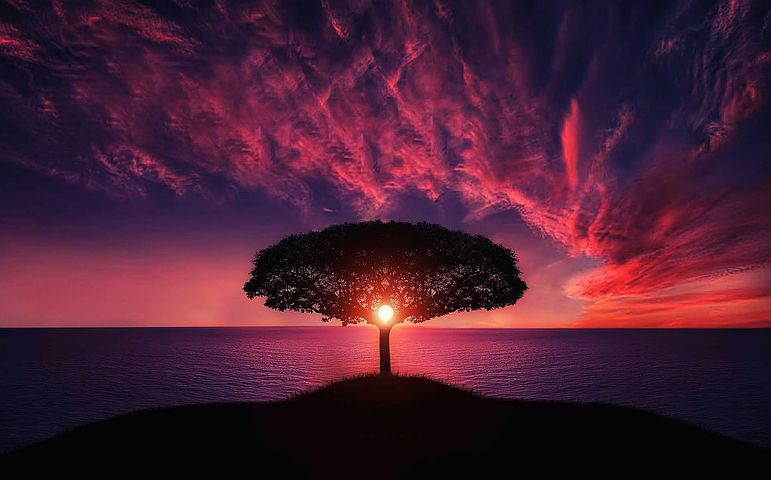
#> input picture download_01.jpg, 771 x 480 px
$ python translate.py
#> lines starting #> are read from the running program, lines starting #| are printed output that depends on the picture
import cv2
import numpy as np

# read the image
image = cv2.imread('download_01.jpg')
#> image is the input picture: shape (480, 771, 3); mean B, G, R 51.3, 30.4, 73.7
# get the width and height of the image
height, width = image.shape[:2]
#> height = 480; width = 771
tx=width/4
#> tx = 192.8
ty=height/4
#> ty = 120
transate_mat=np.array([[1,0,tx],[0,1,ty]],dtype=np.float32)
#> transate_mat = [[1, 0, 192.8], [0, 1, 120]]
newimag=cv2.warpAffine(src=image,M=transate_mat,dsize=(width,height))
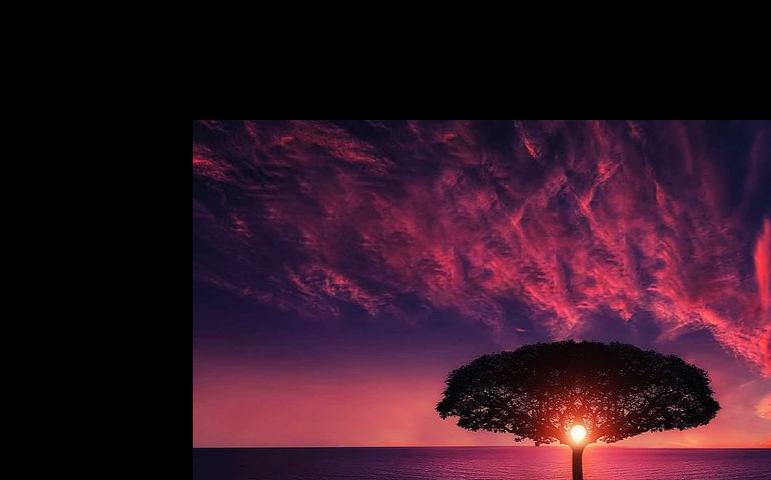
#> newimag: shape (480, 771, 3); mean B, G, R 36, 21.7, 52.4
# display the original and the Translated images
cv2.imshow('Translated image', newimag)
cv2.imshow('Original image', image)
cv2.waitKey(0)
# save the translated image to disk
cv2.imwrite('translated_image.jpg', newimag)

$ run again, with download_02.jpg copied over download_01.jpg
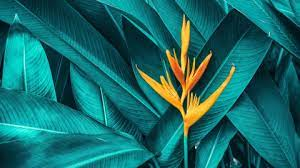
#> input picture download_02.jpg, 300 x 168 px
#> image is the input picture: shape (168, 300, 3); mean B, G, R 106.6, 108.1, 23.3
#> `newimag=cv2.warpAffine(src=image,M=transate_mat,dsize=(width,height))`:
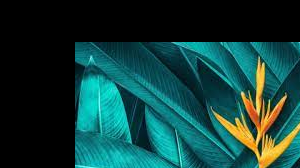
#> newimag: shape (168, 300, 3); mean B, G, R 58.1, 61.5, 17.1

$ run again, with download_03.jpg copied over download_01.jpg
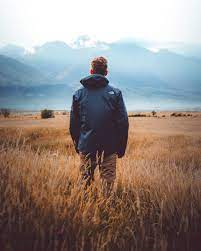
#> input picture download_03.jpg, 201 x 251 px
#> image is the input picture: shape (251, 201, 3); mean B, G, R 131.5, 136.4, 146.9
#> `newimag=cv2.warpAffine(src=image,M=transate_mat,dsize=(width,height))`:
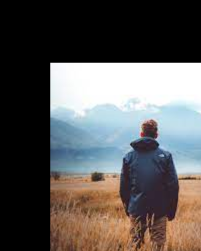
#> newimag: shape (251, 201, 3); mean B, G, R 88, 89.4, 92

$ run again, with 59561.jpg copied over download_01.jpg
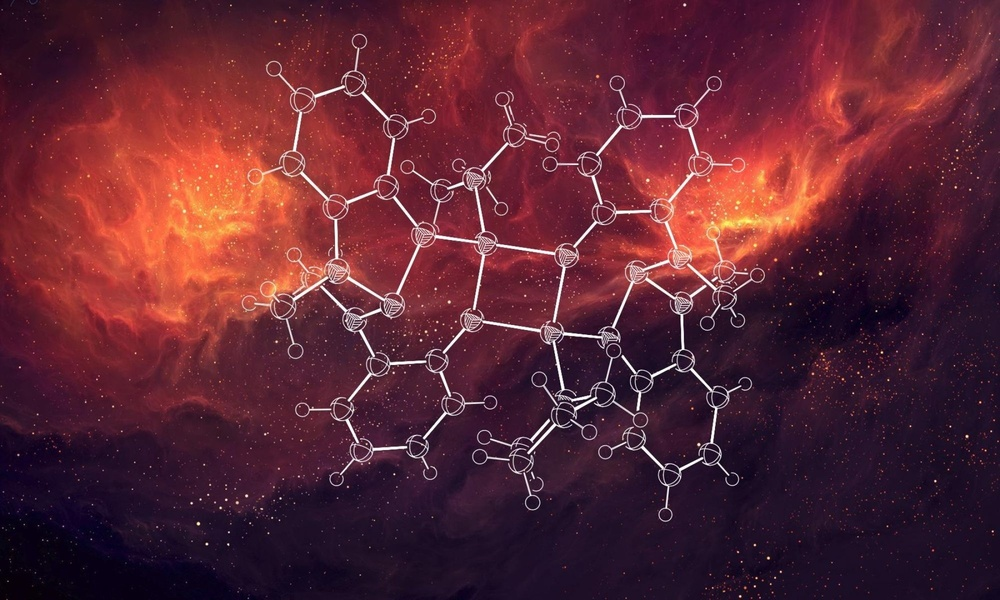
#> input picture 59561.jpg, 1000 x 600 px, shrunk from 2000 x 1200 before the run
#> image is the input picture: shape (600, 1000, 3); mean B, G, R 51.3, 37.5, 92.4
#> `newimag=cv2.warpAffine(src=image,M=transate_mat,dsize=(width,height))`:
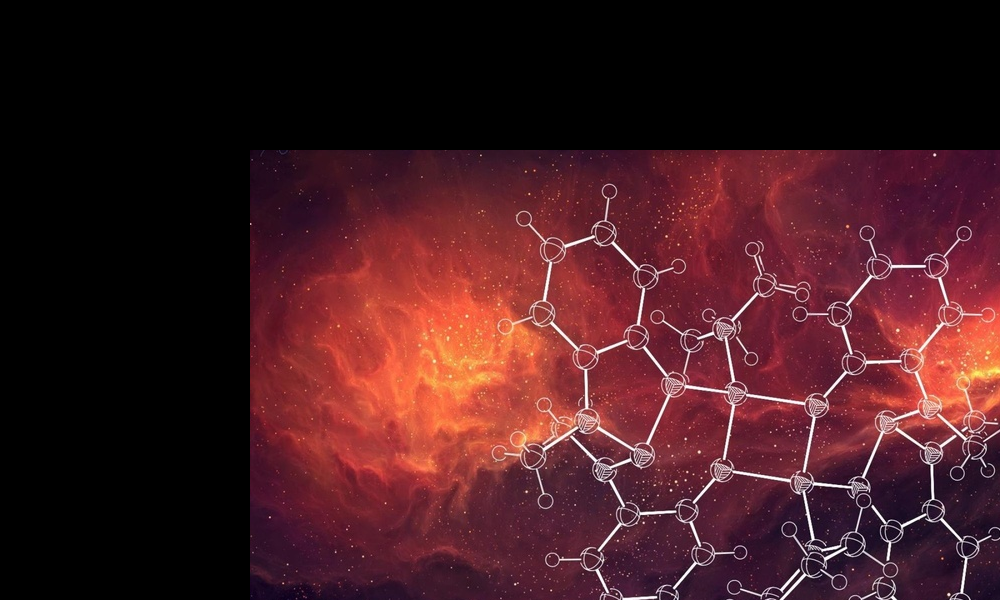
#> newimag: shape (600, 1000, 3); mean B, G, R 32.4, 27.4, 67.6
